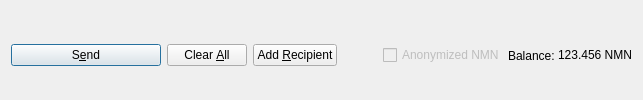
         <widget class="QFrame" name="frame_Send">
          <layout class="QHBoxLayout" name="horizontalLayout">
           <property name="bottomMargin">
            <number>0</number>
           </property>
           <item>
            <widget class="QPushButton" name="sendButton">
             <property name="minimumSize">
              <size>
               <width>150</width>
               <height>0</height>
              </size>
             </property>
             <property name="toolTip">
              <string>Confirm the send action</string>
             </property>
             <property name="text">
              <string>S&amp;end</string>
             </property>
             <property name="icon">
              <iconset resource="../nmn.qrc">
               <normaloff>:/icons/send</normaloff>:/icons/send</iconset>
             </property>
             <property name="autoDefault">
              <bool>false</bool>
             </property>
             <property name="default">
              <bool>true</bool>
             </property>
            </widget>
           </item>
           <item>
            <widget class="QPushButton" name="clearButton">
             <property name="sizePolicy">
              <sizepolicy hsizetype="Minimum" vsizetype="Fixed">
               <horstretch>0</horstretch>
               <verstretch>0</verstretch>
              </sizepolicy>
             </property>
             <property name="toolTip">
              <string>Clear all fields of the form.</string>
             </property>
             <property name="text">
              <string>Clear &amp;All</string>
             </property>
             <property name="icon">
              <iconset resource="../nmn.qrc">
               <normaloff>:/icons/remove</normaloff>:/icons/remove</iconset>
             </property>
             <property name="autoDefault">
              <bool>false</bool>
             </property>
            </widget>
           </item>
           <item>
            <widget class="QPushButton" name="addButton">
             <property name="toolTip">
              <string>Send to multiple recipients at once</string>
             </property>
             <property name="text">
              <string>Add &amp;Recipient</string>
             </property>
             <property name="icon">
              <iconset resource="../nmn.qrc">
               <normaloff>:/icons/add</normaloff>:/icons/add</iconset>
             </property>
             <property name="autoDefault">
              <bool>false</bool>
             </property>
            </widget>
           </item>
           <item>
            <spacer name="horizontalSpacer">
             <property name="orientation">
              <enum>Qt::Horizontal</enum>
             </property>
             <property name="sizeHint" stdset="0">
              <size>
               <width>40</width>
               <height>20</height>
              </size>
             </property>
            </spacer>
           </item>
           <item>
            <layout class="QHBoxLayout" name="horizontalLayout_2">
             <property name="spacing">
              <number>3</number>
             </property>
             <item>
              <widget class="QCheckBox" name="checkzNMN">
               <property name="enabled">
                <bool>false</bool>
               </property>
               <property name="text">
                <string>Anonymized NMN</string>
               </property>
              </widget>
             </item>
             <item>
              <widget class="QLabel" name="label">
               <property name="text">
                <string>Balance:</string>
               </property>
              </widget>
             </item>
             <item>
              <widget class="QLabel" name="labelBalance">
               <property name="sizePolicy">
                <sizepolicy hsizetype="Preferred" vsizetype="Fixed">
                 <horstretch>0</horstretch>
                 <verstretch>0</verstretch>
                </sizepolicy>
               </property>
               <property name="cursor">
                <cursorShape>IBeamCursor</cursorShape>
               </property>
               <property name="text">
                <string notr="true">123.456 NMN</string>
               </property>
               <property name="textInteractionFlags">
                <set>Qt::LinksAccessibleByMouse|Qt::TextSelectableByKeyboard|Qt::TextSelectableByMouse</set>
               </property>
              </widget>
             </item>
            </layout>
           </item>
          </layout>
         </widget>
